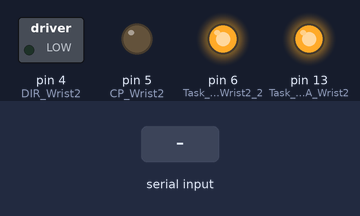
Bench run of a sketch on a simulated Arduino Uno, built with avr-gcc and run on an emulated ATmega328P. Parts: switched loads named in the sketch (green lamp = pin HIGH), output pins drawn as LEDs (lit = HIGH). The inputs (shaded band) are chosen by the test bench. What the sketch prints to the serial monitor is not drawn.

Above: at 1.2 s.
1.3 s: "f90\n" received over Serial
At 2.2 s:
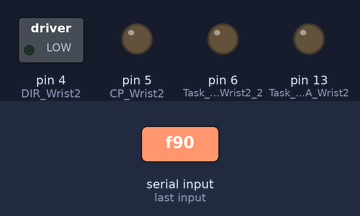
Timing chart, 0 to 4.3 s (numbered marks = the images above; inputs shaded):
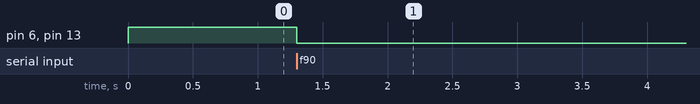

The sketch:

PresureSensor_Wrist2_StepperAccelerationSerial.ino
```cpp
/********************SERIAL BUFFER**********************************/
/******************************************************************/
//a buffer to save digits
const int MaxChars=8;   // an int string contains up to 8 digits and is terminated
char strValue[MaxChars]; // must be big enough for digits and terminating null
int strValueIndex=0; // the index into the array storing the received digits
long lon_ReceivedMotorData=0;
long signedReceivedVale=1;

/*******************Timmer setup*************************************/
/********************************************************************/
//Acceleration control
volatile unsigned int AccelerationVal=50;
unsigned long decelerateStepPoint=9000;


#define bbs(x)  (1<<x)
 // Microstep=16; 1.8deg per step, one revolution = 3200steps
 // one revolution = 8mm. 3200 steps=8mm.
 // one timer tick = 1/2 period => 800 ticks per mm

// Prescaler = 64
//16Mhz/64=0.25Mhz 1/0.25=4us 4*10=40us =>
const uint8_t myTOP = 20;//max speed=15,
void setMyTimer2(unsigned int Period){
  cli();  // 禁止中斷
  TCCR2A = bbs(WGM21);  // CTC mode 2; Clear Timer on Compare, see p.158-162
  TCCR2B = bbs(CS22);  // Prescaler == 64; see p.162 in datasheet
  ///// 注意 WGM22 在 TCCR2B, 但 WGM21 與 WGM20 在 TCCR2A;
  ///// mode 由 WGM22, WGM21, WGM20 決定 (see datasheet p.158-162)
  OCR2A = Period;  // TOP count for CTC, 與 prescaler 有關
  TCNT2=0;  // counter 歸零
  TIMSK2 |= bbs(OCIE2A);  // enable CTC for TIMER2_COMPA_vect
  sei();  // 允許中斷
}


int ReceivedMotorPeriodValue= myTOP;
/************PRESURE SENSOR CONTROL STEPPER SETUP********/
/********************************************************/
const int analogInPin = A0;  // Analog input pin that the potentiometer is attached to
const int analogOutPin = 13; // Analog output pin that the LED is attached to
 int TeachingModeSwitch=0;

int sensorValue = 0;        // value read from the pot
int outputValue = 0;


/************Wrist2 STEPPER SETUP****************/
/***************************************************/

// To indicate if stepper is working.
// If yes, True ; otherwise, False

volatile  unsigned long StepCounter_Wrist2=0;
volatile bool DirectionFlag_Wrist2=0;
volatile  unsigned long Wrist2Stepper_TotalSteps=0;
volatile bool Wrist2Stepper_WorkingFlag=false;
volatile  static bool sentFlag_Wrist2=false; //checking sent signal


const int CP_Wrist2  =  5;
const int DIR_Wrist2 =  4;
const int Task_ENA_Wrist2 =  13;
const int Task_ENA_Wrist2_2 =  6;
const int AutoCaliButtonPin = 3;     // the number of the pushbutton pin

// setting Wrist2 stepper driver
void setup_Wrist2Stepper(){
  pinMode(Task_ENA_Wrist2, OUTPUT);
  pinMode(Task_ENA_Wrist2_2, OUTPUT);
  pinMode(DIR_Wrist2, OUTPUT);
  pinMode(CP_Wrist2,OUTPUT);
  pinMode(AutoCaliButtonPin, INPUT);

  digitalWrite(Task_ENA_Wrist2, HIGH);
  digitalWrite(Task_ENA_Wrist2_2, HIGH);
  }


void UpperArmGivenSteps( unsigned long steps,bool Step_direction){

  digitalWrite(Task_ENA_Wrist2, LOW); //Enable sign
  digitalWrite(Task_ENA_Wrist2_2, LOW); //
  Wrist2Stepper_WorkingFlag=true;
  DirectionFlag_Wrist2=Step_direction;
  Wrist2Stepper_TotalSteps=steps+Wrist2Stepper_TotalSteps;
  }

 void PressureSensorControl_UpperArmStepper_ISR(){
  static boolean outputPulse=HIGH;
  digitalWrite(DIR_Wrist2, DirectionFlag_Wrist2);  //Determin direction

  //determing the task is finished,yes,reset variables
  if((StepCounter_Wrist2==Wrist2Stepper_TotalSteps)||(Wrist2Stepper_WorkingFlag==false)){

       if((StepCounter_Wrist2==Wrist2Stepper_TotalSteps)&&(Wrist2Stepper_TotalSteps!=0)){
         sentFlag_Wrist2=true;
         }

      //Reset parameters
      StepCounter_Wrist2=0;
      Wrist2Stepper_TotalSteps=0;
      Wrist2Stepper_WorkingFlag=false;

      return; // task finished
    }

  // if not finished task, flip output
  Wrist2Stepper_WorkingFlag=true; // to indicate the stepper is still working
  StepCounter_Wrist2++;
  digitalWrite(CP_Wrist2,outputPulse);
  outputPulse=!outputPulse;
  }


  void UpperArmStepper_ISR(){
  static boolean outputPulse=HIGH;
  digitalWrite(DIR_Wrist2, DirectionFlag_Wrist2);  //Determin direction

  //AutoCalibration();

  //determing the task is finished,yes,reset variables
  if((StepCounter_Wrist2==Wrist2Stepper_TotalSteps)||(Wrist2Stepper_WorkingFlag==false)){


       if((StepCounter_Wrist2==Wrist2Stepper_TotalSteps)&&(Wrist2Stepper_TotalSteps!=0)){
         sentFlag_Wrist2=true;
         }

      //Reset parameters
      StepCounter_Wrist2=0;
      Wrist2Stepper_TotalSteps=0;
      Wrist2Stepper_WorkingFlag=false;

      return; // task finished
    }

  // if not finished task, flip output
  Wrist2Stepper_WorkingFlag=true; // to indicate the stepper is still working
  StepCounter_Wrist2++;
  digitalWrite(CP_Wrist2,outputPulse);
  outputPulse=!outputPulse;
  }

///// Interrupt Service Routine for TIMER2
ISR(TIMER2_COMPA_vect)
{
  Acceleration_UpperArmStepper_ISR();
}

//Converting string to long
long convStrToLong(){
      long   output_val;
  //converting to long
      unsigned int maxIndex=strValueIndex-1;
      for(int i=0;i<=maxIndex;i++){

        lon_ReceivedMotorData=pow(10,maxIndex-i )*double(strValue[i]-'0')+lon_ReceivedMotorData;
      }
      lon_ReceivedMotorData=signedReceivedVale*lon_ReceivedMotorData;
      output_val=lon_ReceivedMotorData;

      ClearSerialBuffer();

  return output_val;
}


/***********serial communication*******************/
/**************************************************/
void SerialCommunication(){
  if( Serial.available())
    {
      char ch = Serial.read();
      if(strValueIndex <=
          MaxChars && ch >= '0' && ch <= '9'){
          // add the ASCII character to the string;
          strValue[strValueIndex++] = ch;
       }
       else if(ch=='-'||ch=='+'){
            if(ch=='-'){
            signedReceivedVale=-1;
            }
            else{
            signedReceivedVale=1;
            }
      }
      else if(ch == 'f' ) {
        ControlSteppersBySerial();
      }
      else {
        //clear buffer,reset
        ClearSerialBuffer();

      }
   }
}

void ClearSerialBuffer(){
  signedReceivedVale=1;
      lon_ReceivedMotorData=0;
      strValueIndex=0;
      for (int i=0;i<MaxChars;i++){
        strValue[i]=' ';
        }
}

///////////////////////////Accelerating Control
/////////////////////////////////////////////////////////////////////////////////////


void Acceleration_Alg(unsigned long TargetSteps,unsigned long CurrentSteps, long CurrentTargetStepDiff){
      //Check if need to reset speed
      OCR2A = myTOP;

      if((CurrentSteps<=decelerateStepPoint)&&(CurrentSteps<=TargetSteps/2)){
        OCR2A =  myTOP+(decelerateStepPoint-CurrentSteps)/AccelerationVal;
      }

      if((CurrentTargetStepDiff<=decelerateStepPoint)&&(CurrentSteps>TargetSteps/2)){
       OCR2A = myTOP+((decelerateStepPoint-(TargetSteps-CurrentSteps))/AccelerationVal);
     }
}


void Acceleration_UpperArmStepper_ISR(){
  //unsigned long CurrentTargetStepsDiffer=Wrist2Stepper_TotalSteps-StepCounter_Wrist2;
  //Acceleration_Alg(Wrist2Stepper_TotalSteps,StepCounter_Wrist2,CurrentTargetStepsDiffer);
  //UpperArmStepper_ISR();
  PressureSensorControl_UpperArmStepper_ISR();
}

void setup()
{
  Serial.begin(9600);
  Serial.println("123456789");
  setMyTimer2(myTOP );
  //Setup UpperArmStepper
  setup_Wrist2Stepper();
}


void loop()
{

  SerialCommunication();
  StepperWorkingCheck();

}

/*************for stepper****************/

//if finished working,send serial a flag to rpi
void StepperWorkingCheck(){

   if(sentFlag_Wrist2==true){
     sentFlag_Wrist2=false;
     digitalWrite(Task_ENA_Wrist2, HIGH);
     digitalWrite(Task_ENA_Wrist2_2, HIGH);
   }

  }


// serial control steppers
void ControlSteppersBySerial(){
      unsigned int numSteps=10;
      bool s_direction=0;
      // use atoi to convert the string to an int
      long numPeriod = convStrToLong();

      if(numPeriod>0){
        s_direction=1;
      }else{
        s_direction=0;
      }

      /////////////////////// Move motor by steps and period
      numPeriod=abs(numPeriod);
      MoveMotorByPeriod(numPeriod);

     // Serial.println(numPeriod);
      if(numPeriod>=100){
        numSteps=10;
      }
      else{
        numSteps=100;
      }

      UpperArmGivenSteps(numSteps,s_direction);
      //Serial.println(numPeriod);
}

void MoveMotorByPeriod(unsigned int periodVal){

  static unsigned long stepcount=0;
  stepcount++;

  setMyTimer2(periodVal);

}
```

Measured:
- after the input at 1.3 s, pin 6 (Task_ENA_Wrist2_2), pin 13 (Task_ENA_Wrist2): HIGH → LOW at once
